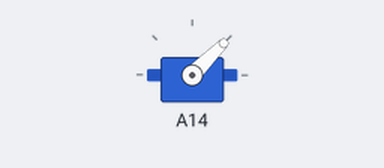
Simulated run of this program. Board: Raspberry Pi (BCM pin numbers). On the bench: servo. Servo angles are drawn from the pulse width (0.5 ms = 0°, 2.5 ms = 180°). At 2.0 s the program stops and its outputs stay as they are.

Above: at 0.1 s.
At 2.1 s:
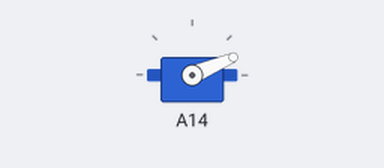
Timing chart, 0 to 3.5 s (numbered marks = the images above):
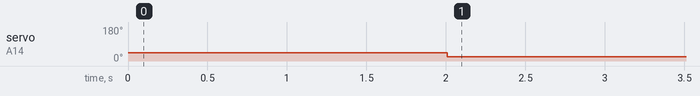

The program:

servoAdafruit.py
```python
#!/usr/bin/env python3
#servoAdafruit.py
import wiringpi2
import time

#PWM Registers
MODE1=0x00
PRESCALE=0xFE
LED0_ON_L=0x06
LED0_ON_H=0x07
LED0_OFF_L=0x08
LED0_OFF_H=0x09

PWMHZ=50
PWMADR=0x40


class servo:
  # Constructor
  def __init__(self,pwmFreq=PWMHZ,addr=PWMADR):
    self.i2c = wiringpi2.I2C()
    self.devPWM=self.i2c.setup(addr)
    self.GPIOsetup(pwmFreq,addr)

  def GPIOsetup(self,pwmFreq,addr):
    self.i2c.read(self.devPWM)
    self.pwmInit(pwmFreq)

  def pwmInit(self,pwmFreq):
    prescale = 25000000.0 / 4096.0   # 25MHz / 12-bit
    prescale /= float(pwmFreq)
    prescale = prescale - 0.5 #-1 then +0.5 to round to
                              # nearest value
    prescale = int(prescale)
    self.i2c.writeReg8(self.devPWM,MODE1,0x00) #RESET
    mode=self.i2c.read(self.devPWM)
    self.i2c.writeReg8(self.devPWM,MODE1,
                       (mode & 0x7F)|0x10) #SLEEP
    self.i2c.writeReg8(self.devPWM,PRESCALE,prescale)
    self.i2c.writeReg8(self.devPWM,MODE1,mode) #restore mode
    time.sleep(0.005)
    self.i2c.writeReg8(self.devPWM,MODE1,mode|0x80) #restart

  def setPWM(self,channel, on, off):
    on=int(on)
    off=int(off)
    self.i2c.writeReg8(self.devPWM,
                       LED0_ON_L+4*channel,on & 0xFF)
    self.i2c.writeReg8(self.devPWM,LED0_ON_H+4*channel,on>>8)
    self.i2c.writeReg8(self.devPWM,
                       LED0_OFF_L+4*channel,off & 0xFF)
    self.i2c.writeReg8(self.devPWM,LED0_OFF_H+4*channel,off>>8)

def main():
  servoMin = 205  # Min pulse 1ms 204.8 (50Hz)
  servoMax = 410  # Max pulse 2ms 409.6 (50Hz)
  myServo=servo()
  myServo.setPWM(0,0,servoMin)
  time.sleep(2)
  myServo.setPWM(0,0,servoMax)

if __name__ == '__main__':
  try:
    main()
  except KeyboardInterrupt:
    print ("Finish")
#End
```

Measured:
- by itself, servo on A14: 45° → 23° at 2.0 s
